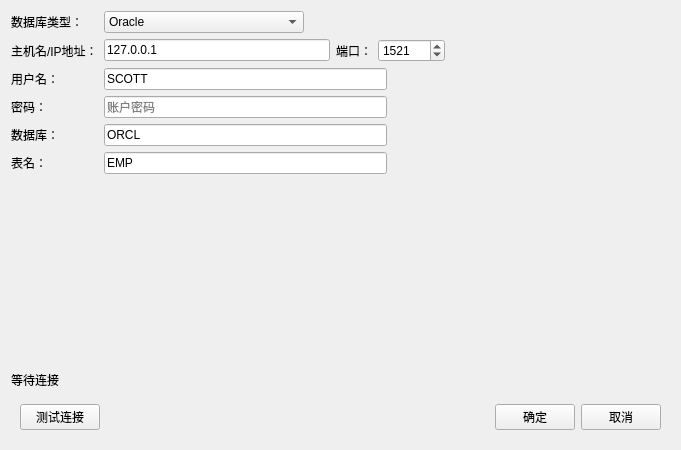
<?xml version="1.0" encoding="UTF-8"?>
<ui version="4.0">
 <class>Form</class>
 <widget class="QWidget" name="Form">
  <property name="geometry">
   <rect>
    <x>0</x>
    <y>0</y>
    <width>681</width>
    <height>450</height>
   </rect>
  </property>
  <property name="minimumSize">
   <size>
    <width>500</width>
    <height>400</height>
   </size>
  </property>
  <property name="maximumSize">
   <size>
    <width>16777215</width>
    <height>16777215</height>
   </size>
  </property>
  <property name="windowTitle">
   <string>从数据库导入</string>
  </property>
  <property name="windowIcon">
   <iconset resource="../pyqtsource.qrc">
    <normaloff>:/color/theme/default/icons/oracle.svg</normaloff>:/color/theme/default/icons/oracle.svg</iconset>
  </property>
  <layout class="QVBoxLayout" name="verticalLayout">
   <item>
    <layout class="QFormLayout" name="formLayout">
     <item row="0" column="0">
      <widget class="QLabel" name="label_nettype">
       <property name="text">
        <string>数据库类型：</string>
       </property>
      </widget>
     </item>
     <item row="0" column="1">
      <layout class="QHBoxLayout" name="horizontalLayout_8">
       <item>
        <widget class="QComboBox" name="comboBox_database">
         <property name="minimumSize">
          <size>
           <width>200</width>
           <height>0</height>
          </size>
         </property>
         <item>
          <property name="text">
           <string>Oracle</string>
          </property>
         </item>
        </widget>
       </item>
       <item>
        <spacer name="horizontalSpacer_8">
         <property name="orientation">
          <enum>Qt::Horizontal</enum>
         </property>
         <property name="sizeHint" stdset="0">
          <size>
           <width>40</width>
           <height>20</height>
          </size>
         </property>
        </spacer>
       </item>
      </layout>
     </item>
     <item row="2" column="0">
      <widget class="QLabel" name="label_username">
       <property name="text">
        <string>用户名：</string>
       </property>
      </widget>
     </item>
     <item row="2" column="1">
      <layout class="QHBoxLayout" name="horizontalLayout_7">
       <item>
        <widget class="QLineEdit" name="lineEdit_user">
         <property name="inputMask">
          <string/>
         </property>
         <property name="text">
          <string>SCOTT</string>
         </property>
         <property name="placeholderText">
          <string>账户名称</string>
         </property>
        </widget>
       </item>
       <item>
        <spacer name="horizontalSpacer_7">
         <property name="orientation">
          <enum>Qt::Horizontal</enum>
         </property>
         <property name="sizeHint" stdset="0">
          <size>
           <width>40</width>
           <height>20</height>
          </size>
         </property>
        </spacer>
       </item>
      </layout>
     </item>
     <item row="3" column="0">
      <widget class="QLabel" name="label_password">
       <property name="text">
        <string>密码：</string>
       </property>
      </widget>
     </item>
     <item row="3" column="1">
      <layout class="QHBoxLayout" name="horizontalLayout_6">
       <item>
        <widget class="PasswordEdit" name="lineEdit_passwd">
         <property name="placeholderText">
          <string>账户密码</string>
         </property>
        </widget>
       </item>
       <item>
        <spacer name="horizontalSpacer_6">
         <property name="orientation">
          <enum>Qt::Horizontal</enum>
         </property>
         <property name="sizeHint" stdset="0">
          <size>
           <width>40</width>
           <height>20</height>
          </size>
         </property>
        </spacer>
       </item>
      </layout>
     </item>
     <item row="7" column="1">
      <spacer name="verticalSpacer">
       <property name="orientation">
        <enum>Qt::Vertical</enum>
       </property>
       <property name="sizeHint" stdset="0">
        <size>
         <width>20</width>
         <height>40</height>
        </size>
       </property>
      </spacer>
     </item>
     <item row="1" column="0">
      <widget class="QLabel" name="label_ip">
       <property name="text">
        <string>主机名/IP地址：</string>
       </property>
      </widget>
     </item>
     <item row="1" column="1">
      <layout class="QHBoxLayout" name="horizontalLayout_4">
       <item>
        <widget class="QLineEdit" name="lineEdit_host">
         <property name="text">
          <string>127.0.0.1</string>
         </property>
         <property name="placeholderText">
          <string>数据库地址</string>
         </property>
        </widget>
       </item>
       <item>
        <widget class="QLabel" name="label_port">
         <property name="text">
          <string>端口：</string>
         </property>
        </widget>
       </item>
       <item>
        <widget class="QSpinBox" name="spinBox_port">
         <property name="maximum">
          <number>999999</number>
         </property>
         <property name="value">
          <number>1521</number>
         </property>
        </widget>
       </item>
       <item>
        <spacer name="horizontalSpacer_4">
         <property name="orientation">
          <enum>Qt::Horizontal</enum>
         </property>
         <property name="sizeHint" stdset="0">
          <size>
           <width>40</width>
           <height>20</height>
          </size>
         </property>
        </spacer>
       </item>
      </layout>
     </item>
     <item row="4" column="0">
      <widget class="QLabel" name="label_database">
       <property name="text">
        <string>数据库：</string>
       </property>
      </widget>
     </item>
     <item row="4" column="1">
      <layout class="QHBoxLayout" name="horizontalLayout_3">
       <item>
        <widget class="QLineEdit" name="lineEdit_db">
         <property name="text">
          <string>ORCL</string>
         </property>
         <property name="placeholderText">
          <string>数据库名</string>
         </property>
        </widget>
       </item>
       <item>
        <spacer name="horizontalSpacer_3">
         <property name="orientation">
          <enum>Qt::Horizontal</enum>
         </property>
         <property name="sizeHint" stdset="0">
          <size>
           <width>40</width>
           <height>20</height>
          </size>
         </property>
        </spacer>
       </item>
      </layout>
     </item>
     <item row="5" column="0">
      <widget class="QLabel" name="label_database_2">
       <property name="text">
        <string>表名：</string>
       </property>
      </widget>
     </item>
     <item row="5" column="1">
      <layout class="QHBoxLayout" name="horizontalLayout_2">
       <item>
        <widget class="QLineEdit" name="lineEdit_table">
         <property name="text">
          <string>EMP</string>
         </property>
         <property name="placeholderText">
          <string>要导入的表名</string>
         </property>
        </widget>
       </item>
       <item>
        <spacer name="horizontalSpacer_2">
         <property name="orientation">
          <enum>Qt::Horizontal</enum>
         </property>
         <property name="sizeHint" stdset="0">
          <size>
           <width>40</width>
           <height>20</height>
          </size>
         </property>
        </spacer>
       </item>
      </layout>
     </item>
    </layout>
   </item>
   <item>
    <widget class="QLabel" name="label_test">
     <property name="text">
      <string>等待连接</string>
     </property>
    </widget>
   </item>
   <item>
    <widget class="QWidget" name="widget" native="true">
     <property name="maximumSize">
      <size>
       <width>16777215</width>
       <height>50</height>
      </size>
     </property>
     <layout class="QVBoxLayout" name="verticalLayout_2">
      <item>
       <layout class="QHBoxLayout" name="horizontalLayout">
        <item>
         <widget class="QPushButton" name="pushButton_test">
          <property name="text">
           <string>测试连接</string>
          </property>
         </widget>
        </item>
        <item>
         <spacer name="horizontalSpacer">
          <property name="orientation">
           <enum>Qt::Horizontal</enum>
          </property>
          <property name="sizeHint" stdset="0">
           <size>
            <width>40</width>
            <height>20</height>
           </size>
          </property>
         </spacer>
        </item>
        <item>
         <widget class="QPushButton" name="pushButton_ok">
          <property name="text">
           <string>确定</string>
          </property>
         </widget>
        </item>
        <item>
         <widget class="QPushButton" name="pushButton_cancel">
          <property name="text">
           <string>取消</string>
          </property>
         </widget>
        </item>
       </layout>
      </item>
     </layout>
    </widget>
   </item>
  </layout>
 </widget>
 <customwidgets>
  <customwidget>
   <class>PasswordEdit</class>
   <extends>QLineEdit</extends>
   <header location="global">.password</header>
  </customwidget>
 </customwidgets>
 <resources>
  <include location="../pyqtsource.qrc"/>
 </resources>
 <connections/>
</ui>
